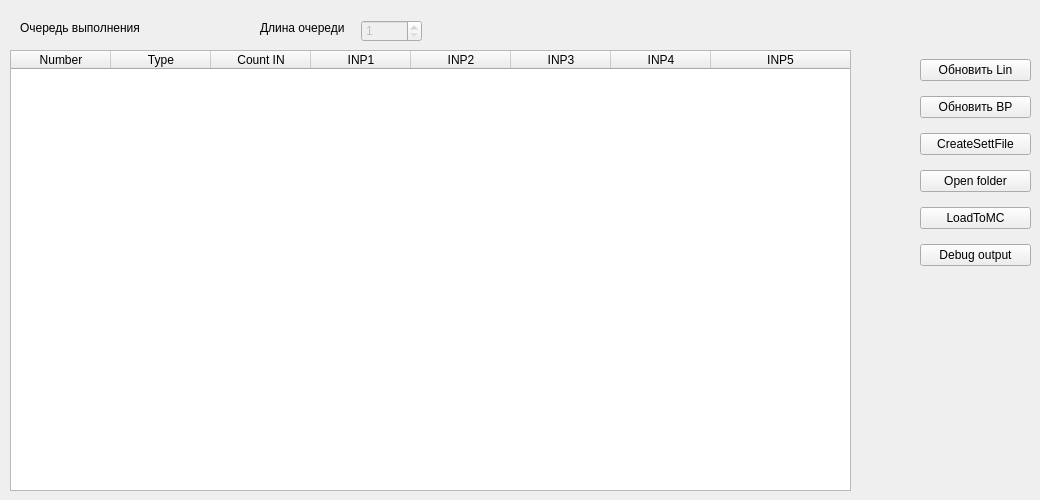
    <widget class="QWidget" name="tab_9">
     <attribute name="title">
      <string>Общие настройки Flex</string>
     </attribute>
     <widget class="QLabel" name="label_35">
      <property name="geometry">
       <rect>
        <x>20</x>
        <y>20</y>
        <width>121</width>
        <height>16</height>
       </rect>
      </property>
      <property name="text">
       <string>Очередь выполнения</string>
      </property>
     </widget>
     <widget class="QSpinBox" name="FlexSeqSizespinBox">
      <property name="enabled">
       <bool>false</bool>
      </property>
      <property name="geometry">
       <rect>
        <x>361</x>
        <y>20</y>
        <width>61</width>
        <height>22</height>
       </rect>
      </property>
      <property name="minimum">
       <number>1</number>
      </property>
      <property name="maximum">
       <number>64</number>
      </property>
     </widget>
     <widget class="QLabel" name="label_36">
      <property name="geometry">
       <rect>
        <x>260</x>
        <y>20</y>
        <width>91</width>
        <height>16</height>
       </rect>
      </property>
      <property name="text">
       <string>Длина очереди</string>
      </property>
     </widget>
     <widget class="QTableWidget" name="LEtableWidget">
      <property name="geometry">
       <rect>
        <x>10</x>
        <y>50</y>
        <width>841</width>
        <height>441</height>
       </rect>
      </property>
      <attribute name="horizontalHeaderStretchLastSection">
       <bool>true</bool>
      </attribute>
      <column>
       <property name="text">
        <string>Number</string>
       </property>
      </column>
      <column>
       <property name="text">
        <string>Type</string>
       </property>
      </column>
      <column>
       <property name="text">
        <string>Count IN</string>
       </property>
      </column>
      <column>
       <property name="text">
        <string>INP1</string>
       </property>
      </column>
      <column>
       <property name="text">
        <string>INP2</string>
       </property>
      </column>
      <column>
       <property name="text">
        <string>INP3</string>
       </property>
      </column>
      <column>
       <property name="text">
        <string>INP4</string>
       </property>
      </column>
      <column>
       <property name="text">
        <string>INP5</string>
       </property>
      </column>
     </widget>
     <widget class="QWidget" name="verticalLayoutWidget_12">
      <property name="geometry">
       <rect>
        <x>920</x>
        <y>50</y>
        <width>111</width>
        <height>231</height>
       </rect>
      </property>
      <layout class="QVBoxLayout" name="verticalLayout_10">
       <item>
        <widget class="QPushButton" name="UpdateFlexSeqpushButton">
         <property name="text">
          <string>Обновить Lin</string>
         </property>
         <property name="icon">
          <iconset theme="QIcon::ThemeIcon::DocumentProperties"/>
         </property>
        </widget>
       </item>
       <item>
        <widget class="QPushButton" name="pushButton_34">
         <property name="text">
          <string>Обновить BP</string>
         </property>
         <property name="icon">
          <iconset theme="QIcon::ThemeIcon::DocumentProperties"/>
         </property>
        </widget>
       </item>
       <item>
        <widget class="QPushButton" name="pushButton_27">
         <property name="text">
          <string>CreateSettFile</string>
         </property>
         <property name="icon">
          <iconset theme="QIcon::ThemeIcon::DocumentSave"/>
         </property>
        </widget>
       </item>
       <item>
        <widget class="QPushButton" name="pushButton_30">
         <property name="text">
          <string>Open folder</string>
         </property>
         <property name="icon">
          <iconset theme="QIcon::ThemeIcon::FolderOpen"/>
         </property>
        </widget>
       </item>
       <item>
        <widget class="QPushButton" name="pushButton_31">
         <property name="text">
          <string>LoadToMC</string>
         </property>
         <property name="icon">
          <iconset theme="QIcon::ThemeIcon::DocumentSend"/>
         </property>
        </widget>
       </item>
       <item>
        <widget class="QPushButton" name="pushButton_28">
         <property name="text">
          <string>Debug output</string>
         </property>
         <property name="icon">
          <iconset theme="QIcon::ThemeIcon::ToolsCheckSpelling"/>
         </property>
        </widget>
       </item>
      </layout>
     </widget>
    </widget>
